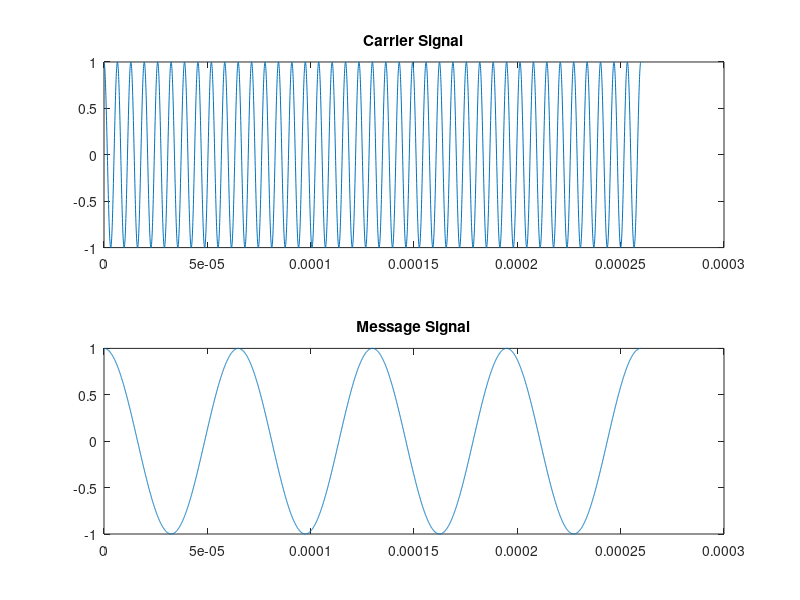
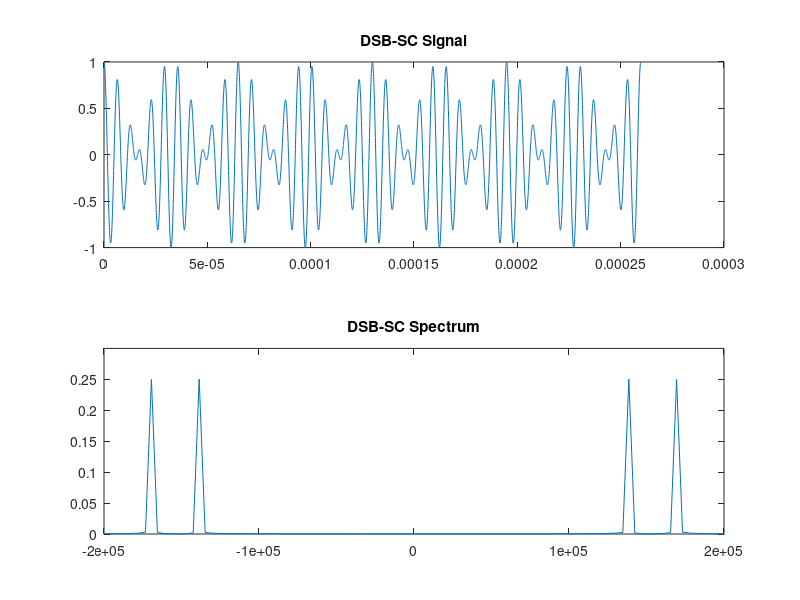
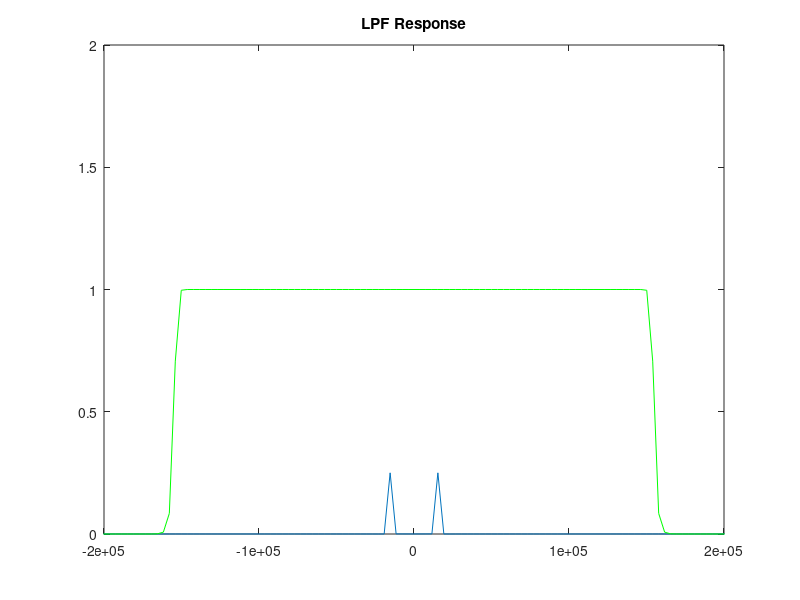
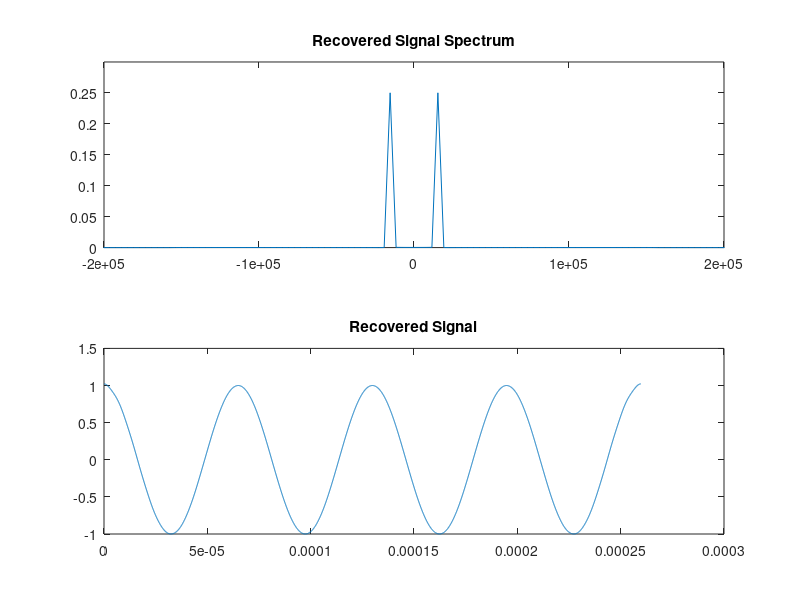

Source code (MATLAB) for these figures, in order:
clc;
clear;
close all;

fc=154000;
fm=fc/10;
fs=100*fc;

t=0:1/fs:4/fm;

xc=cos(2*pi*fc*t);
xm=cos(2*pi*fm*t);

figure(1)
subplot(2,1,1),plot(t,xc),title('Carrier Signal')
subplot(2,1,2),plot(t,xm),title('Message Signal')

% DSB-SC Modulation
z1=xm.*xc;

L=length(z1);
f=linspace(-fs/2,fs/2,L);
Z1=fftshift(fft(z1)/L);

figure(2)
subplot(2,1,1),plot(t,z1)
title('DSB-SC Signal')

subplot(2,1,2),plot(f,abs(Z1))
title('DSB-SC Spectrum')
axis([-200000 200000 0 0.3])

% Demodulation
S1=fftshift(fft(z1.*xc)/L);

Hlp=1./sqrt(1+(f/fc).^200);

figure(3)
plot(f,abs(S1))
hold on
plot(f,Hlp,'g')
title('LPF Response')
axis([-200000 200000 0 2])

E1=Hlp.*S1;
e1=ifft(ifftshift(E1))*L;

figure(4)
subplot(2,1,1),plot(f,abs(E1))
title('Recovered Signal Spectrum')
axis([-200000 200000 0 0.3])

subplot(2,1,2),plot(t,2*e1)
title('Recovered Signal')
